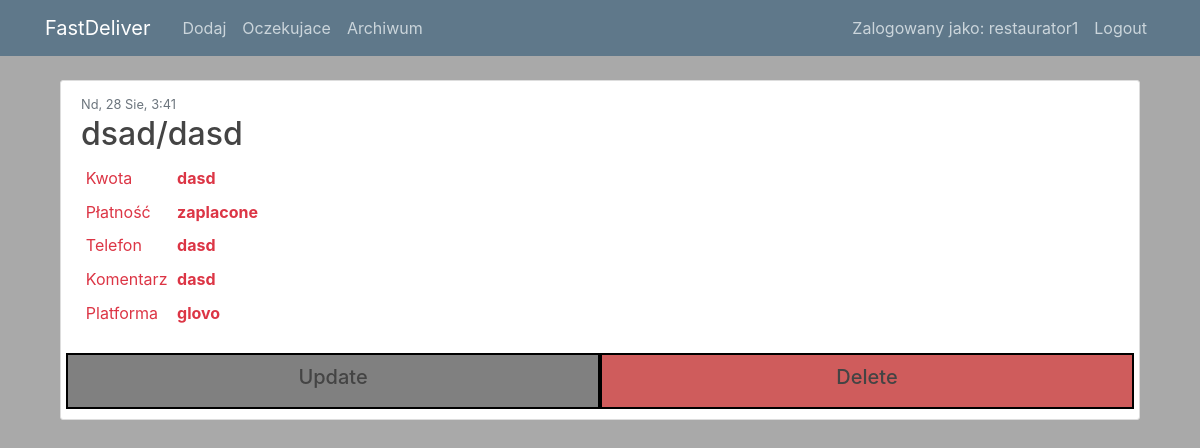
The app's page /post/9/ (signed in) with its own data.
### users/models.py (models this page shows)
class CustomUser(AbstractUser):
    is_driver = models.BooleanField(default=False)
    is_restaurator = models.BooleanField(default=False)
    pass
    class Meta:
        ordering = ['date_joined']

### posts/models.py (models this page shows, shortened)
class Post(models.Model):
    id = models.AutoField(primary_key=True)
    date = models.DateTimeField(default=timezone.now)
    no_of_likes = models.CharField(max_length=50, null = True, blank=True)
    adres = models.CharField(max_length=50, null = False)
    nr_domu = models.CharField(max_length=4, null = False, blank=True)
    choose_payment = (
        ('karta','Karta'),
        ('gotowka','Gotowka'),
        ('zaplacone','Zaplacone')
    )
    płatność = models.CharField(max_length=10, choices=choose_payment, default='zaplacone')
    kwota = models.CharField(max_length=5, null = False)
    telefon = models.CharField(max_length=13, null = False)
    komentarz = models.CharField(max_length=200, null=True, blank=True)
    choose_platform = (
        ('uber','Uber'),
        ('rest','Rest'),
        ('glovo','Glovo'),
        ('tel','Tel')
    )
    platforma = models.CharField(max_length=5, choices=choose_platform, default='glovo')
    oczekujace = models.BooleanField(default=True)
    trasa = models.BooleanField(default=False)
    zakonczone = models.BooleanField(default=False)
    class Meta:
        ordering = ['date']

### posts/views.py (the view)
# urls.py: path('post/<int:pk>/', PostDetailView.as_view(), name='post-detail'),
class PostDetailView(LoginRequiredMixin, DetailView):
    model = Post
    login_url = '/login/'

### posts/templates/posts/post_detail.html (shortened to what this page needs)
{% extends "posts/base.html" %}
{% block content %}
  <article class="media content-section">
    <div class="media-body">
        <small class="text-muted">{{ object.date|date:"D, d M, G:i" }}</small>
        <h2 class="article-title">{{ object.adres }}/{{object.nr_domu}}</h2>
        <table class="table-sm">
          <tbody>
            <tr>
              <td>Kwota</td>
              <th scope="row">{{ object.kwota }}</th>
            </tr>
            <tr>
              <td>Płatność</td>
              <th scope="row">{{ object.płatność }}</th>
            </tr>
            <tr>
              <td>Telefon</td>
              <th scope="row">{{ object.telefon }}</th>
            </tr>
            <tr>
              <td>Komentarz</td>
              <th scope="row">{{ object.komentarz }}</th>
            </tr>
            <tr>
              <td>Platforma</td>
              <th scope="row">{{ object.platforma }}</th>
            </tr>
          </tbody>
        </table>
        <br>
      <div class="row">
          {% if user.is_driver and post.zakonczone == False %}
          <div id="opcja1" class="col" onclick="javascript:location.href='https://www.google.com/maps/place/{{ object.adres }},+Olsztyn'">
            <h5 >Nawiguj</h5>
          </div>
          <div class="col" id="opcja2" onclick="javascript:location.href='tel:{{object.phone}}'">
               <h5 >Zadzwoń</h5>
          </div>
          {% else %}
          <div id="opcja1" class="col" onclick="javascript:location.href='{% url 'post-update' object.id %}'">
            <h5 >Update</h5>
          </div>
          <div class="col" id="opcja2" onclick="javascript:location.href='{% url 'post-delete' object.id %}'">
               <h5 >Delete</h5>
          </div>
          {% endif %}
      </div>
    </div>
  </article>
{% endblock content %}

### posts/templates/posts/base.html (shortened to what this page needs)
{% load static %}
{% load i18n %}
<!DOCTYPE html>
<html>
<head>
    <link rel="stylesheet" href="https://maxcdn.bootstrapcdn.com/bootstrap/4.0.0/css/bootstrap.min.css">
    <link rel="stylesheet" type="text/css" href="{% static 'posts/main.css' %}?{% now "U" %}">
</head>
<body>
    {% language 'pl' %}
    <header class="site-header">
      <nav class="navbar navbar-expand-md navbar-dark bg-steel fixed-top">
        <div class="container">
          <a class="navbar-brand mr-4" href="{% url 'posts-home' %}">FastDeliver</a>
          <div class="collapse navbar-collapse" id="navbarToggle">
            <div class="navbar-nav mr-auto">
                {% if user.is_driver == False %}
                <a class="nav-item nav-link" href="{% url 'post-create' %}">Dodaj</a>
                {% endif %}
                <a class="nav-item nav-link" href="{% url 'posts-home' %}">Oczekujace</a>
                <a class="nav-item nav-link" href="{% url 'posts-zakonczone' %}">Archiwum</a>
            </div>
            <div class="navbar-nav">
                {% if user.is_authenticated %}
              <a class="nav-item nav-link">Zalogowany jako: {{ user.username }}</a>
              <a class="nav-item nav-link" href="{% url 'logout' %}">Logout</a>
                {% else %}
              <a class="nav-item nav-link" href="{% url 'login' %}">Login</a>
                {% endif %}
            </div>
          </div>
        </div>
      </nav>
    </header>
    <main role="main" class="container">
    <div class="col-md-12">
      {% block content %} {% endblock %}
    </div>
    </main>
    {% endlanguage %}
</body>
</html>

### posts/static/posts/main.css (style rules this page uses)
body { background: #A9A9A9; color: #dc3545; margin-top: 5rem; }
h1, h2, h3, h4, h5, h6 { color: #444444; }
.bg-steel { background-color: #5f788a; }
.site-header .navbar-nav .nav-link { color: #cbd5db; }
.content-section { background: #ffffff; padding: 10px 20px; border: 1px solid #dddddd; border-radius: 3px; margin-bottom: 20px; }
.article-title { color: #444444; }
#opcja1 { background: grey; margin: auto; width: 60%; border: 2px solid black; padding: 10px; text-align: center; }
#opcja2 { background: #cf5c5c; margin: auto; width: 60%; border: 2px solid black; padding: 10px; text-align: center; }

### records on screen
CustomUser: username "restaurator1"
Post: date "Nd, 28 Sie, 3:41", adres "dsad", nr_domu "dasd", kwota "dasd", płatność "zaplacone", telefon "dasd", komentarz "dasd", platforma "glovo"
